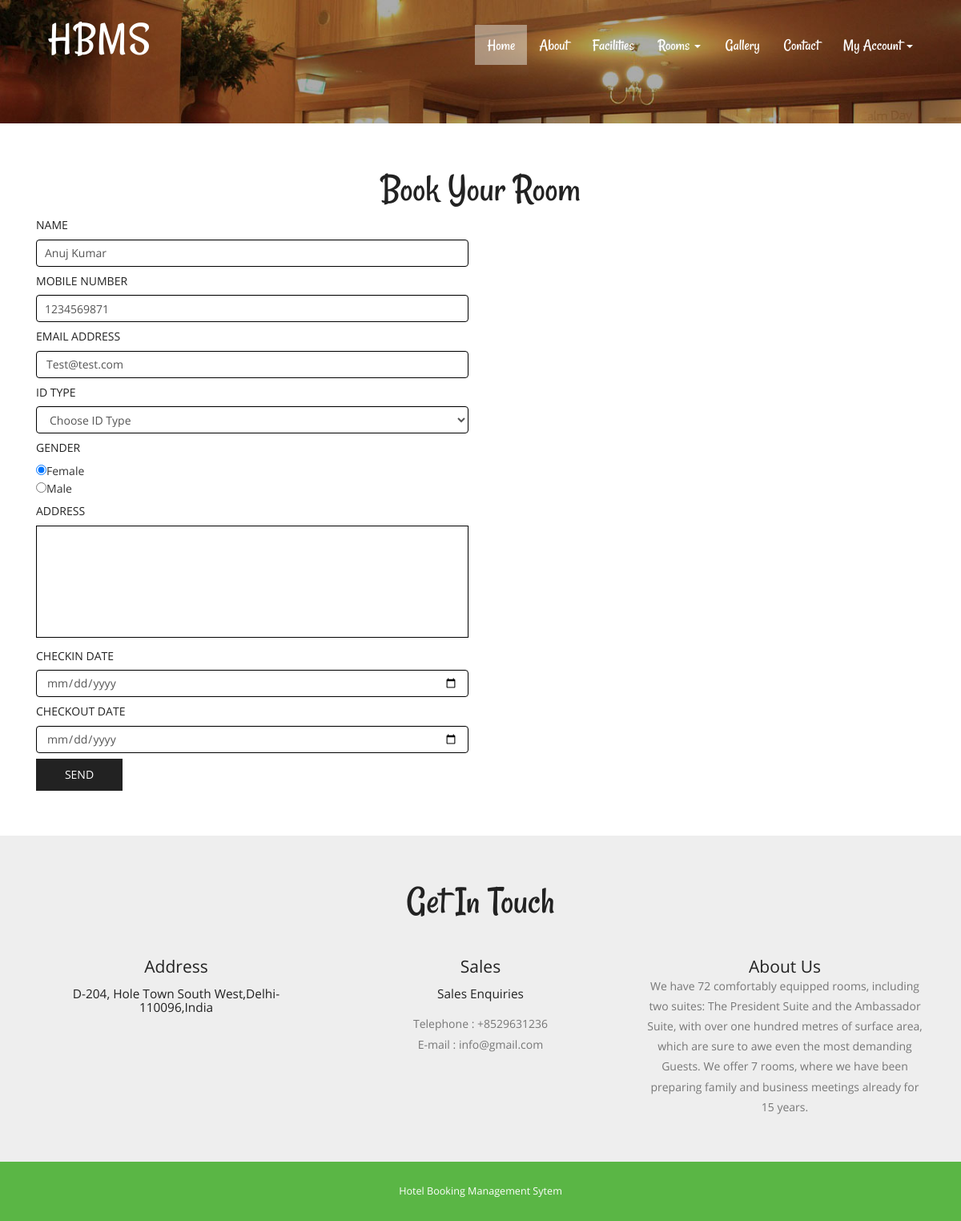
The app's page /book-room.php (signed in) with its own data.
### tables this page shows
CREATE TABLE `tbluser` (
  `ID` int(10) NOT NULL,
  `FullName` varchar(200) DEFAULT NULL,
  `MobileNumber` bigint(10) DEFAULT NULL,
  `Email` varchar(120) DEFAULT NULL,
  `Password` varchar(120) DEFAULT NULL,
  `RegDate` timestamp NULL DEFAULT current_timestamp()
);

CREATE TABLE `tblpage` (
  `ID` int(10) NOT NULL,
  `PageType` varchar(120) DEFAULT NULL,
  `PageTitle` varchar(200) DEFAULT NULL,
  `PageDescription` mediumtext DEFAULT NULL,
  `Email` varchar(120) DEFAULT NULL,
  `MobileNumber` bigint(10) DEFAULT NULL,
  `UpdationDate` timestamp NULL DEFAULT NULL ON UPDATE current_timestamp()
);

### src/book-room.php (the view, shortened to what this page needs)
<?php
include('includes/dbconnection.php');
if (strlen($_SESSION['hbmsuid']==0)) {
  header('location:logout.php');
  } else{
?>
<!DOCTYPE HTML>
<html>
<head>
<link href="css/bootstrap.css" rel="stylesheet" type="text/css" media="all">
<link href="css/style.css" rel="stylesheet" type="text/css" media="all" />
</head>
<body>
			<div class="header head-top">
				<div class="container">
			<?php include_once('includes/header.php');?>
		</div>
</div>
			<div class="content">
				<div class="contact">
				<div class="container">
					<h2>Book Your Room</h2>
				<div class="contact-grids">
						<div class="col-md-6 contact-right">
							<form method="post">
								<?php
$uid=$_SESSION['hbmsuid'];
$sql="SELECT * from  tbluser where ID=:uid";
$query = $dbh -> prepare($sql);
$query->bindParam(':uid',$uid,PDO::PARAM_STR);
$query->execute();
$results=$query->fetchAll(PDO::FETCH_OBJ);
$cnt=1;
if($query->rowCount() > 0)
{
foreach($results as $row)
{               ?>
								<h5>Name</h5>
								<input type="text"  value="<?php  echo $row->FullName;?>" name="name" class="form-control" required="true" readonly="true">
								<h5>Mobile Number</h5>
								<input type="text" name="phone" class="form-control" required="true" maxlength="10" pattern="[0-9]+" value="<?php  echo $row->MobileNumber;?>" readonly="true">
								<h5>Email Address</h5>
								<input  type="email" value="<?php  echo $row->Email;?>" class="form-control" name="email" required="true" readonly="true"><?php $cnt=$cnt+1;}} ?>
								<h5>ID Type</h5>
								<select  type="text" value="" class="form-control" name="idtype" required="true" class="form-control">
									<option value="">Choose ID Type</option>
									</select>
									<h5>Gender</h5>
								 <p style="text-align: left;"> <input type="radio"  name="gender" id="gender" value="Female" checked="true">Female</p>
                                 <p style="text-align: left;"> <input type="radio" name="gender" id="gender" value="Male">Male</p>
								<h5>Address</h5>
								 <textarea type="text" rows="10" name="address" required="true"></textarea>
								 <h5>Checkin Date</h5>
								<input  type="date" value="" class="form-control" name="checkindate" required="true">
								<h5>Checkout Date</h5>
								<input  type="date" value="" class="form-control" name="checkoutdate" required="true">
								 <input type="submit" value="send" name="submit">
						 	 </form>
						</div>
						<div class="clearfix"></div>
					</div>
				</div>
			</div>
		<?php include_once('includes/getintouch.php');?>
			</div>
			<?php include_once('includes/footer.php');?>
</html><?php }  ?>

### src/includes/getintouch.php
<div class="touch-section">
					<div class="container">
						<h3>get in touch</h3>
						<div class="touch-grids">
							<?php
$sql="SELECT * from tblpage where PageType='contactus'";
$query = $dbh -> prepare($sql);
$query->execute();
$results=$query->fetchAll(PDO::FETCH_OBJ);
$cnt=1;
if($query->rowCount() > 0)
{
foreach($results as $row)
{               ?>
							<div class="col-md-4 touch-grid">
								<h4>address</h4>
								<h5><?php  echo htmlentities($row->PageDescription);?></h5>
							</div>
							<div class="col-md-4 touch-grid">
								<h4>Sales</h4>
								<h5>Sales Enquiries</h5>
								<p>Telephone : +<?php  echo htmlentities($row->MobileNumber);?></p>
							<p>E-mail : <?php  echo htmlentities($row->Email);?></p>
							</div><?php $cnt=$cnt+1;}} ?>
							<div class="col-md-4 touch-grid">
								<?php
$sql="SELECT * from tblpage where PageType='aboutus'";
$query = $dbh -> prepare($sql);
$query->execute();
$results=$query->fetchAll(PDO::FETCH_OBJ);
$cnt=1;
if($query->rowCount() > 0)
{
foreach($results as $row)
{               ?>
							<h4><?php  echo htmlentities($row->PageTitle);?></h4>
								<p><?php  echo htmlentities($row->PageDescription);?></p>
							</div><?php $cnt=$cnt+1;}} ?>
							<div class="clearfix"></div>
						</div>
					</div>
					</div>

### src/css/style.css (style rules this page uses)
h1,h2,h3,h4,h5,h6 { padding:0 0; margin:0 0; }
p { padding:0 0; margin:0 0; }
body { padding:0 0; margin:0 0; font-family: 'OpenSans-Regular' }
.header { background:url(../images/banner1.jpg) no-repeat 0px 0px; background-size:cover; -webkit-background-size: cover; -moz-background-size: cover; -o-background-size: cover; -ms-background-size: cover; min-height:764px; padding-bottom: 4em; }
.touch-section { padding: 4em 0; text-align: center; background-color: #eee; }
.touch-grids { margin-top: 3em; }
.touch-grid h4 { font-size: 1.5em; color: #222; text-transform: capitalize; }
.touch-section h3 { font-size: 3.5em; text-transform: capitalize; font-family: 'Rancho-Regular'; color: #222; }
.touch-grid h5 { font-size: 1.1em; padding: 1em 0; color: #222; }
.touch-grid p { font-size: 1em; line-height: 1.8em; color: #777; }
.head-top { min-height: 115px !important; }
.contact { padding: 4em 0; }
.contact h2 { font-size: 3.5em; text-transform: capitalize; font-family: 'Rancho-Regular'; color: #222; text-align:center; }
.contact-right h5 { font-size:1em; text-transform: uppercase; font-weight: 400; padding: 10px 0; color: #222; }
.contact-right input[type="text"] { width: 100%; padding: 10px 10px; font-size: 1em; outline: none; border: 1px solid #000; }
.contact-right textarea { width: 100%; padding: 10px 10px; font-size: 1em; height: 10em; resize: none; outline: none; border: 1px solid #000; }
.contact-right input[type="submit"] { width: 20%; font-size: 1em; text-transform: uppercase; background: #222; border: none; outline: none; margin-top: 0.5em; color: #fff; font-weight: 500; padding: 10px 0; }
@media (max-width:1440px) { .header { min-height: 679px; } }
@media (max-width:1366px) { .header { min-height: 652px; } }
@media (max-width:1280px) { .header { min-height: 602px; } }

### records on screen
tbluser: name "Anuj Kumar", phone "1234569871", email "Test@test.com"
tblpage: PageDescription "D-204, Hole Town South West,Delhi-110096,India", MobileNumber "8529631236", Email "info@gmail.com"
tblpage: PageTitle "About Us", PageDescription "We have 72 comfortably equipped rooms, including two suites: The President Suite and the Ambassador Suite, with over one hundred metres of surface area, which are sure to awe even the most demanding Guests. We offer 7 rooms, where we have been preparing family and business meetings already for 15 years."
